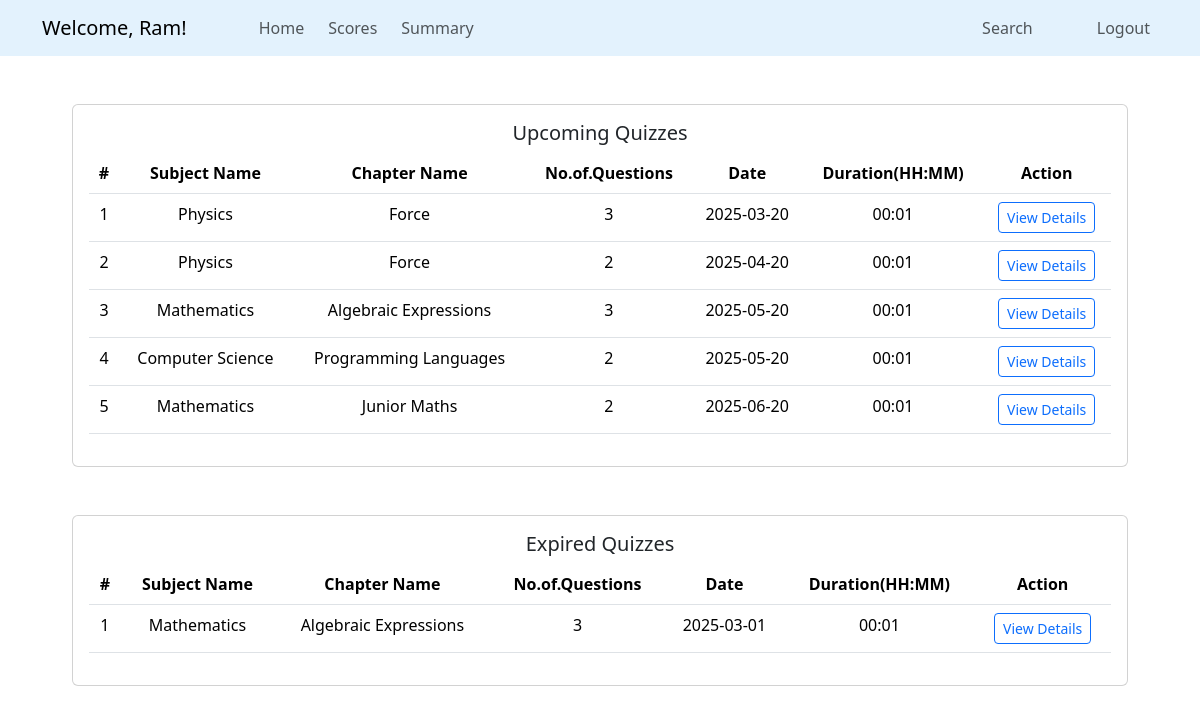
/home (signed in), run on the app's committed database.
### quizapp/models.py (models this page shows, shortened)
class Quiz(db.Model):
    quizid = db.Column(db.Integer, primary_key = True)
    qname = db.Column(db.String(60), nullable = False)
    dateofquiz = db.Column(db.DateTime, nullable = False)
    timeduration = db.Column(db.Integer, nullable = False)
    remarks = db.Column(db.String(30), nullable = True)
    chapterid = db.Column(db.Integer, db.ForeignKey('chapter.cid'), nullable = False) # (foreign key-chapter)
    question = db.relationship('Questions', backref = 'quiz', lazy = True, cascade = 'all, delete')
    scores = db.relationship('Scores', backref = 'quiz', lazy = True, cascade = 'all, delete')

class Subject(db.Model):
    sid = db.Column(db.Integer, primary_key = True)
    description = db.Column(db.Text, nullable = False)
    sname = db.Column(db.String(60), nullable = False, unique = True)
    chapters = db.relationship('Chapter', backref = 'subject', lazy = True, cascade = 'all, delete')

class Chapter(db.Model):
    cid = db.Column(db.Integer, primary_key = True)
    cname = db.Column(db.String(60), nullable = False)
    description = db.Column(db.Text, nullable = False)
    subjectid = db.Column(db.Integer, db.ForeignKey('subject.sid'), nullable = False)
    quizzes = db.relationship('Quiz', backref = 'chapter', lazy = True, cascade = 'all, delete')

### quizapp/routes.py (the view)
@app.route('/home')
def user_dashboard():
    session.pop('admin_id', None)
    if 'user_id' in session:
        quizzes = Quiz.query.join(Quiz.question).group_by(Quiz.quizid)
        coming_quizzes = quizzes.filter(Quiz.dateofquiz > today).order_by(Quiz.dateofquiz.asc())
        expired_quizzes = quizzes.filter(Quiz.dateofquiz < today).order_by(Quiz.dateofquiz.desc())
        return render_template('users/dashboard.html', coming_quizzes = coming_quizzes, expired_quizzes = expired_quizzes)
    flash('Login to access the page', 'danger')
    return redirect(url_for('login'))

### quizapp/templates/users/dashboard.html
{% extends "users/base_dashboard.html" %}
{% block section %}
<section class="container mt-5" style="max-width: 90%;">
    <div class="card text-center">
        <div class="card-body">
            <h5 class="card-title">Upcoming Quizzes</h5>
            <table class="table">
                <thead>
                    <tr>
                        <th>#</th>
                        <th>Subject Name</th>
                        <th>Chapter Name</th>
                        <th>No.of.Questions</th>
                        <th>Date</th>
                        <th>Duration(HH:MM)</th>
                        <th>Action</th>
                    </tr>
                </thead>
                <tbody>
                    {% for quiz in coming_quizzes%}
                    <tr>
                        <td>{{ loop.index }}</td>
                        <td>{{ quiz.chapter.subject.sname }}</td>
                        <td>{{ quiz.chapter.cname }}</td>
                        <td>{{ quiz.question | length }}</td>
                        <td>{{ quiz.dateofquiz.strftime('%Y-%m-%d') }}</td>
                        {% set hour = quiz.timeduration // 3600 %}
                        {% set minute = quiz.timeduration % 3600 // 60 %}
                        <td>{{ "%02d:%02d" % (hour, minute) }}</td>
                        <td>
                            <a href="{{url_for('quiz_details', qid = quiz.quizid) }}" class="btn btn-outline-primary btn-sm">View Details</a>
                        </td>
                    </tr>
                    {% endfor %}
                </tbody>
            </table>
        </div>
    </div>
    <div class="card text-center mt-5">
        <div class="card-body">
            <h5 class="card-title">Expired Quizzes</h5>
            <table class="table">
                <thead>
                    <tr>
                        <th>#</th>
                        <th>Subject Name</th>
                        <th>Chapter Name</th>
                        <th>No.of.Questions</th>
                        <th>Date</th>
                        <th>Duration(HH:MM)</th>
                        <th>Action</th>
                    </tr>
                </thead>
                <tbody>
                    {% for quiz in expired_quizzes%}
                    <tr>
                        <td>{{ loop.index }}</td>
                        <td>{{ quiz.chapter.subject.sname }}</td>
                        <td>{{ quiz.chapter.cname }}</td>
                        <td>{{ quiz.question | length }}</td>
                        <td>{{ quiz.dateofquiz.strftime('%Y-%m-%d') }}</td>
                        {% set hour = quiz.timeduration // 3600 %}
                        {% set minute = quiz.timeduration % 3600 // 60 %}
                        <td>{{ "%02d:%02d" % (hour, minute) }}</td>
                        <td>
                            <a href="{{url_for('quiz_details', qid = quiz.quizid) }}" class="btn btn-outline-primary btn-sm">View Details</a>
                        </td>
                    </tr>
                    {% endfor %}
                </tbody>
            </table>
        </div>
    </div>
</section>
{% endblock %}

### data on the page
Quiz: chapter.subject.sname "Physics", chapter.cname "Force", question|length "3", dateofquiz "2025-03-20", value "00:01"
Quiz: chapter.subject.sname "Physics", chapter.cname "Force", question|length "2", dateofquiz "2025-04-20", value "00:01"
Quiz: chapter.subject.sname "Mathematics", chapter.cname "Algebraic Expressions", question|length "3", dateofquiz "2025-05-20", value "00:01"
Quiz: chapter.subject.sname "Computer Science", chapter.cname "Programming Languages", question|length "2", dateofquiz "2025-05-20", value "00:01"
Quiz: chapter.subject.sname "Mathematics", chapter.cname "Junior Maths", question|length "2", dateofquiz "2025-06-20", value "00:01"
Quiz: chapter.subject.sname "Mathematics", chapter.cname "Algebraic Expressions", question|length "3", dateofquiz "2025-03-01", value "00:01"

### other printed values
{{ session.get('user_name') }} "Ram"
